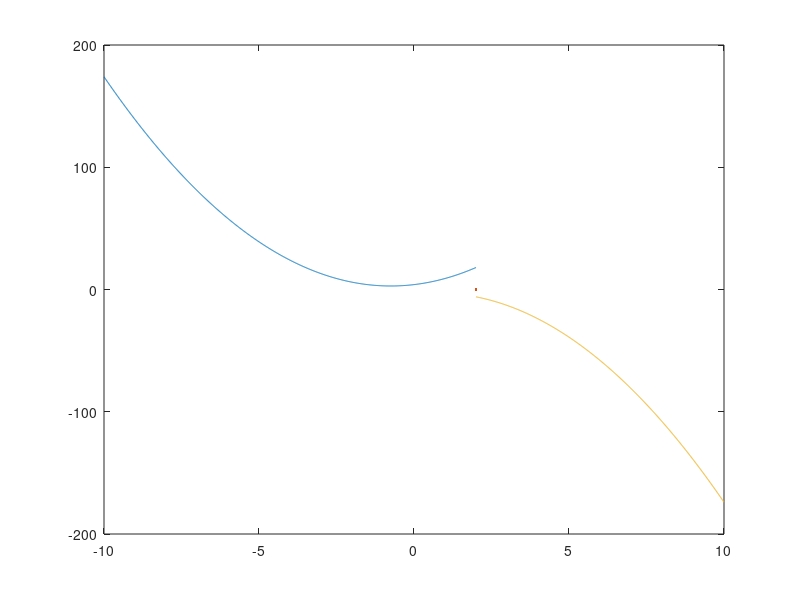

The MATLAB script that drew this image:
clc
x = -10:0.01:2;
A = (2*x.^2)+(3*x)+4;
plot(x,A);
hold on;
x=2;
B=0;
plot(x,B);
 %hold on;
x=2:0.01:10;
C = -(2*x.^2)+(3*x)-4;
plot(x,C);
